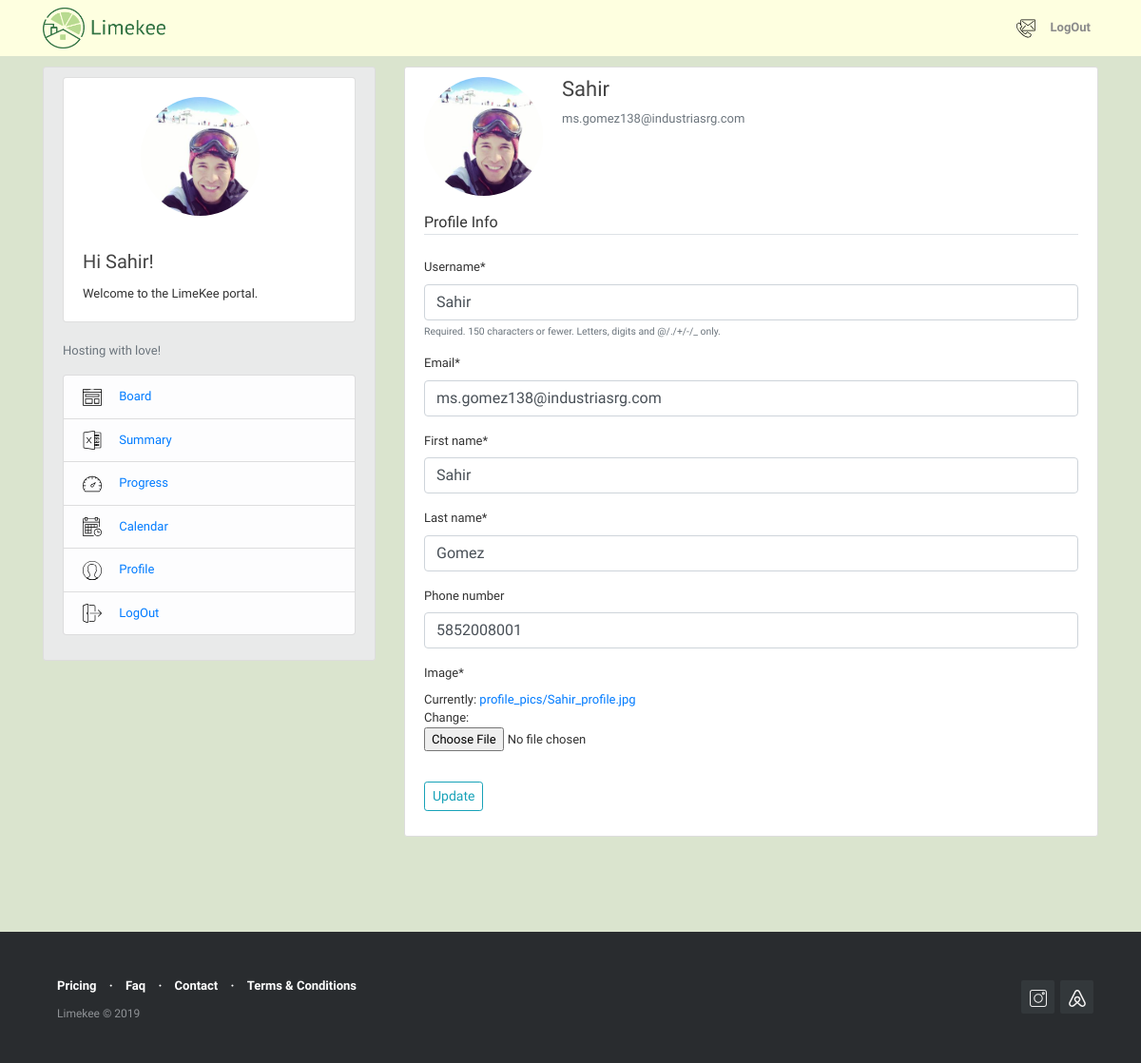
/profile/ (signed in), run on the app's committed database.
### users/models.py (models this page shows, shortened)
class Profile(models.Model):
    user = models.OneToOneField(User, on_delete = models.CASCADE)
    first_name = models.CharField(max_length=30, blank=False)
    last_name = models.CharField(max_length=30, blank=False)
    phone_number = models.IntegerField(blank=True, null=True)
    image = models.ImageField (default = 'default.png', upload_to='profile_pics')

### users/views.py (the view)
# urls.py: path('profile/', user_views.profile, name='profile'),
@login_required
def profile(request):
    if request.method == 'POST':
        u_form = UserUpdateForm(request.POST, instance=request.user)
        p_form = ProfileUpdateForm(request.POST,
                                   request.FILES,
                                   instance = request.user.profile)
        if u_form.is_valid() and p_form.is_valid():
            u_form.save()
            p_form.save()
            messages.success(request, f'{request.user.username}, your account has been updated!')
            return redirect('profile')
    else:
        u_form = UserUpdateForm(instance=request.user)
        p_form = ProfileUpdateForm(instance = request.user.profile)
    context = {
      'u_form': u_form,
      'p_form': p_form
    }
    return render (request,'users/profile.html', context)

### users/forms.py
class UserUpdateForm(forms.ModelForm):
    email = forms.EmailField()
    class Meta:
        model = User
        fields = ['username','email']

class ProfileUpdateForm(forms.ModelForm):
    class Meta:
        model = Profile
        fields = [
                'first_name',
                'last_name',
                'phone_number',
                'image'
        ]

### users/templates/users/profile.html (shortened to what this page needs)
{% extends "blog/base.html" %}
{% load crispy_forms_tags %}
{% block content %}
  <div class="content-section">
    <div class="media">
      <img class="rounded-circle account-img" src="{{ user.profile.image.url }}">
      <div class="media-body">
        <h5 class="account-heading"  style="font-size: 22px;">{{ user.username }}</h5>
        <p class="text-secondary">{{ user.email }}</p>
      </div>
    </div>
    <form method="POST" enctype="multipart/form-data">
         <fieldset class="form-group">
             <legend class="border-bottom mb-4" style="font-size: 16px;">Profile Info</legend>
             {{ u_form|crispy }}
             {{ p_form|crispy }}
         </fieldset>
         <div class="form-group">
             <button class="btn btn-outline-info btn-sm" type="submit">Update</button>
         </div>
    </form>
  </div>
{% endblock content %}

### blog/templates/blog/base.html (shortened to what this page needs)
{% load static %}
<!DOCTYPE html>
<html>
  <head>
    <link rel="stylesheet" href="https://maxcdn.bootstrapcdn.com/bootstrap/4.0.0/css/bootstrap.min.css">
    <link rel="stylesheet" type="text/css" href="{% static 'blog/main2.css' %}">
	<link rel="stylesheet" type="text/css" href="{% static 'blog/footer-distributed1.css' %}">
    <link href="{% static 'fullcalendar/core/main.css' %}" rel='stylesheet' />
    <link href="{% static 'fullcalendar/daygrid/main.css' %}" rel='stylesheet' />
  </head>
   <body>
     <header class="site-header">
        <nav class="navbar navbar-expand-md navbar-light bg-steel fixed-top" >
         <div class="container" style="font-weight: bold;">
            <a class="navbar-brand mr-4" href="https://www.limekee.com">
                <img src="/media/limekee_logo.png" style="width:130px; height:43px; margin-top:5px; margin-bottom:5px;" title="Limekee" alt="Limekee Logo">
            </a>
            <div class="collapse navbar-collapse" id="navbarToggle">
            <div class="navbar-nav">
              {% if user.is_authenticated %}
                <a class="nav-item nav-link font-weight-bold" href="https://www.limekee.com/contact"><img src="/media/svg/contact.svg" style="width:20px; height:20px; " alt="Contact us"> </a>
                <a class="nav-item nav-link font-weight-bold" href="{% url 'logout' %}">LogOut</a>
              {% else %}
                <a class="nav-item nav-link font-weight-bold" href="{% url 'login' %}">Login </a>
                <a class="nav-item nav-link font-weight-bold" href="{% url 'register' %}"> Sign Up</a>
              {% endif %}
            </div>
          </div>
        </div>
      </nav>
  </header>
  <main role="main" class="container">
  <div class="row">
      <div class="col-md-4">
        <div class="content-section" style="background-color:#E9EAEA">
            <div class="card" >
                <br>
                <div style="text-align: center;">
                {% if user.is_authenticated %}
                  <img class="rounded-circle account-img" src="{{user.profile.image.url}}" alt="Author picture">
                {% else %}
                  <img src="/media/key1.svg" class="card-img-top" style="width:150px; height:150px; text-align: center" alt="Limekee">
                {% endif %}
                </div>
                <div class="card-body">
                    <h5 class="card-title">Hi {{ user.username }}!</h5>
                    <p class="card-text">Welcome to the LimeKee portal.</p>
                </div>
            </div>
            {% if user.is_authenticated %}
              <div class="media" >
                <div class="media-body" >
                    <br>
                    <p class='text-muted'>Hosting with love!
                      <ul class="list-group">
                        <li class="list-group-item list-group-item-light"><img src="/media/svg/004-browser.svg" style="width:20px; height:20px; margin-right: 15px" alt="icon"> <a href="{% url 'reservation-home' %}">     Board</a></li>
                        <li class="list-group-item list-group-item-light"><img src="/media/svg/007-excel.svg" style="width:20px; height:20px;margin-right: 15px " alt="icon"> <a href="{% url 'reservations-summary' %}">     Summary</a></li>
                        <li class="list-group-item list-group-item-light"><img src="/media/svg/005-dashboard.svg" style="width:20px; height:20px; margin-right: 15px" alt="icon"> <a href="{% url 'reservations-progress' %}">    Progress</a></li>
                        <li class="list-group-item list-group-item-light"><img src="/media/svg/003-calendar.svg" style="width:20px; height:20px;margin-right: 15px " alt="icon"><a href="{% url 'reservations-calendar' %}">    Calendar</li>
                        <li class="list-group-item list-group-item-light"><img src="/media/svg/002-man.svg" style="width:20px; height:20px;margin-right: 15px " alt="icon"> <a href="{% url 'profile' %}">    Profile</a></li>
                        <li class="list-group-item list-group-item-light"><img src="/media/svg/006-logout.svg" style="width:20px; height:20px; margin-right: 15px" alt="icon"> <a href="{% url 'logout' %}">    LogOut</a></li>
                      </ul>
                    </p>
                </div>
              </div>
             {% endif %}
        </div>
      </div>
        <div class="col-md-8">
          {% block content %}{% endblock %}
        </div>
    </div>
  </main>
       <footer class="footer-distributed" style="font-family:'Libre Franklin';">
    			<div class="footer-right">
    				<a href="https://www.instagram.com/limekee.ny/"><img src="/media/svg/instagram.svg" style="width:18px; height:18px; " alt="Instagram"></a>
    				<a href="https://www.airbnb.com/"><img src="/media/svg/airbnb.svg" style="width:18px; height:18px; " alt="Airbnb"></a>
    			</div>
    			<div class="footer-left">
    				<p class="footer-links">
    					<a href="https://www.limekee.com/#price-section" style="margin-right:10px; margin-left:10px" > Pricing</a>
    					·
    					<a href="https://www.limekee.com/faq" style="margin-right:10px; margin-left:10px">Faq</a>
    					·
    					<a href="https://www.limekee.com/contact" style="margin-right:10px; margin-left:10px"> Contact</a>
                        ·
    					<a href="https://www.limekee.com/terms-of-service" style="margin-right:10px; margin-left:10px"> Terms & Conditions</a>
    				</p>
    				<p style="margin-right:10px; margin-left:10px">Limekee &copy; 2019</p>
    			</div>
       </footer>
  </body>
</html>

### blog/static/blog/main2.css (style rules this page uses)
body { background: #dae4ce; color: #333333; margin-top: 5rem; }
h1, h2, h3, h4, h5, h6 { color: #444444; }
ul { margin: 0; }
.container { margin-top: -10px; margin-bottom: -10px; }
.bg-steel { background-color: #feffe0; }
.site-header .navbar-nav .nav-link { color: #8a8a8a; }
.nav-item { font: font-weight-bold; }
.content-section { background: #ffffff; padding: 10px 20px; border: 1px solid #dddddd; border-radius: 3px; margin-bottom: 30px; }
.account-img { height: 125px; width: 125px; margin-right: 20px; margin-bottom: 16px; }
.account-heading { font-size: 2.5rem; }

### blog/static/blog/footer-distributed1.css (style rules this page uses)
.footer-distributed { background-color: #292c2f; box-shadow: 0 1px 1px 0 rgba(0, 0, 0, 0.12); box-sizing: border-box; width: 100%; text-align: left; font: normal 12px sans-serif; padding: 45px 50px; margin-top: 80px; }
.footer-distributed .footer-left p { color: #8f9296; font-size: 12px; margin: 0; }
.footer-distributed p.footer-links { font-size:13px; font-weight: bold; color: #ffffff; margin: 0 0 10px; padding: 0; }
.footer-distributed p.footer-links a { display:inline-block; line-height: 1.8; text-decoration: none; color: inherit; }
.footer-distributed .footer-right { float: right; margin-top: 6px; max-width: 180px; }
.footer-distributed .footer-right a { display: inline-block; width: 35px; height: 35px; background-color: #33383b; border-radius: 2px; font-size: 20px; color: #ffffff; text-align: center; line-height: 35px; margin-left: 3px; }

### blog/templates/blog/base.html (style rules this page uses)
body { font-family: 'Libre Franklin'; font-size: 13px; }

### data on the page
Profile: first_name "Sahir", last_name "Gomez", phone_number "5852008001"

### other printed values
{{ user.username }} "Sahir"
{{ user.email }} "ms.gomez138@industriasrg.com"
